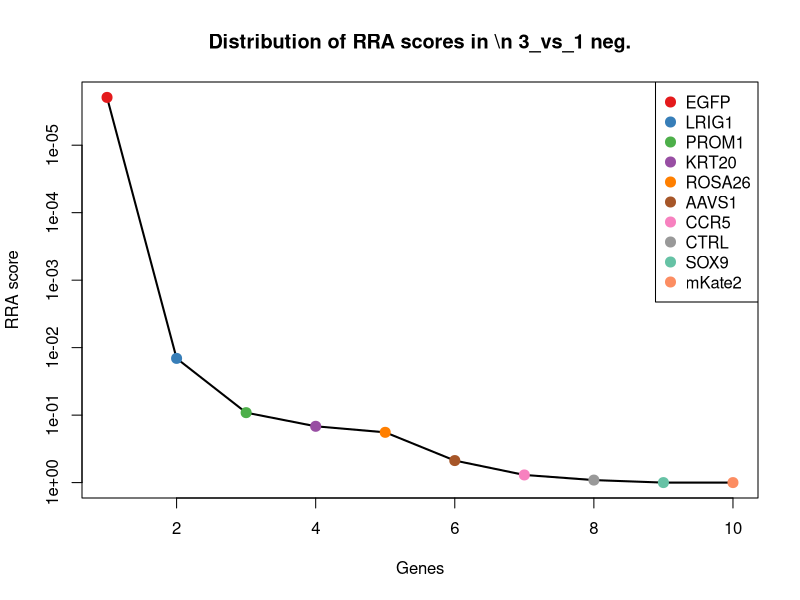
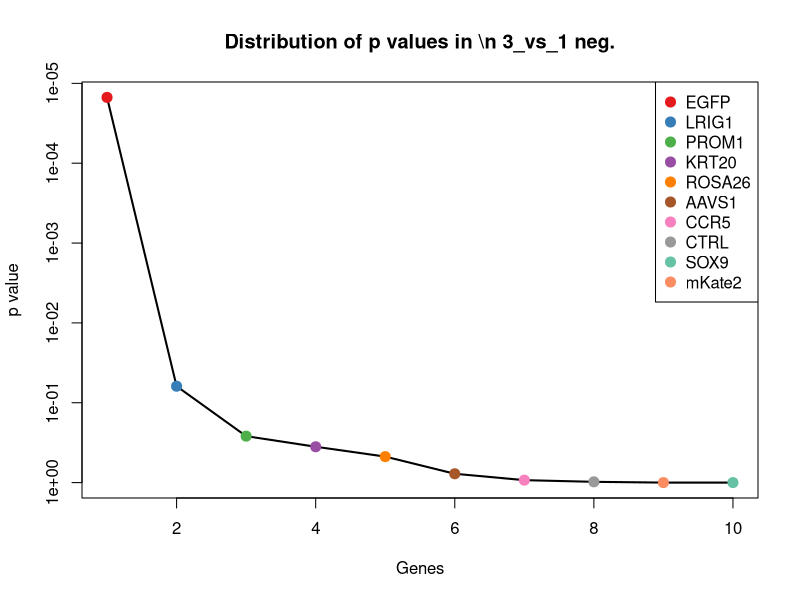
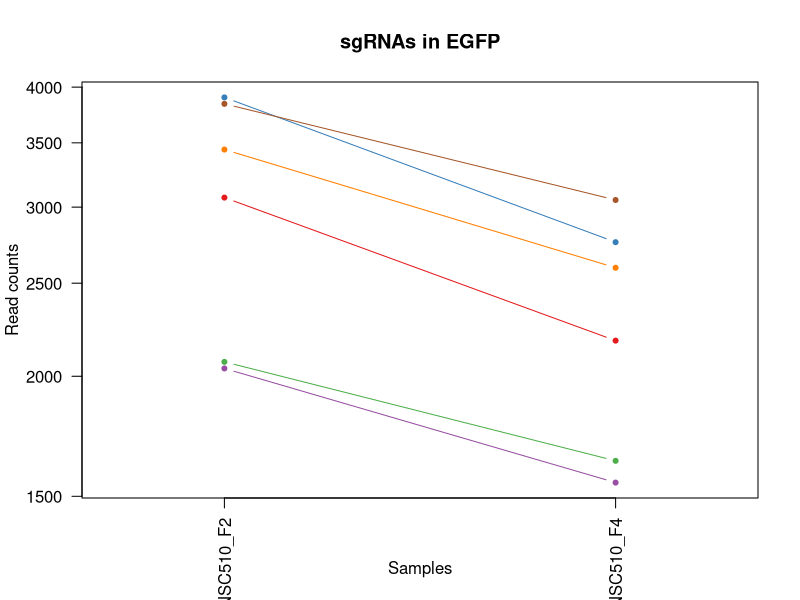
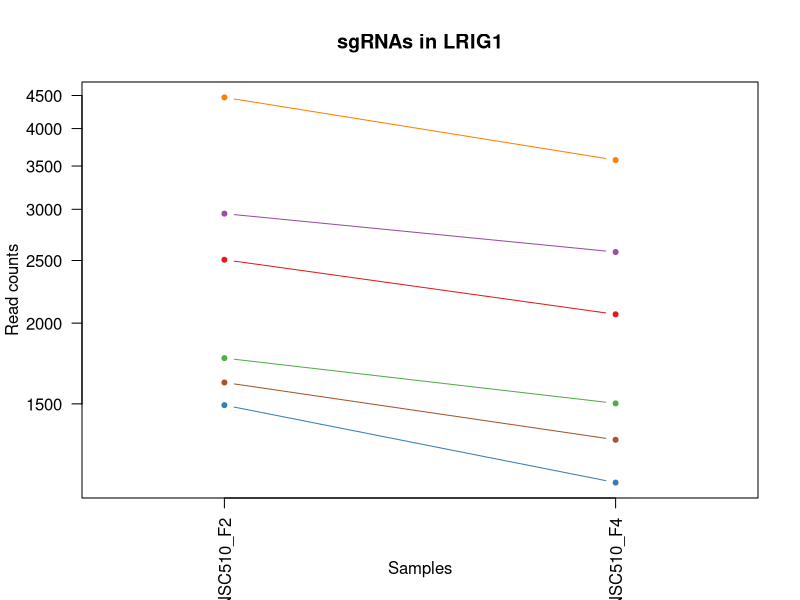
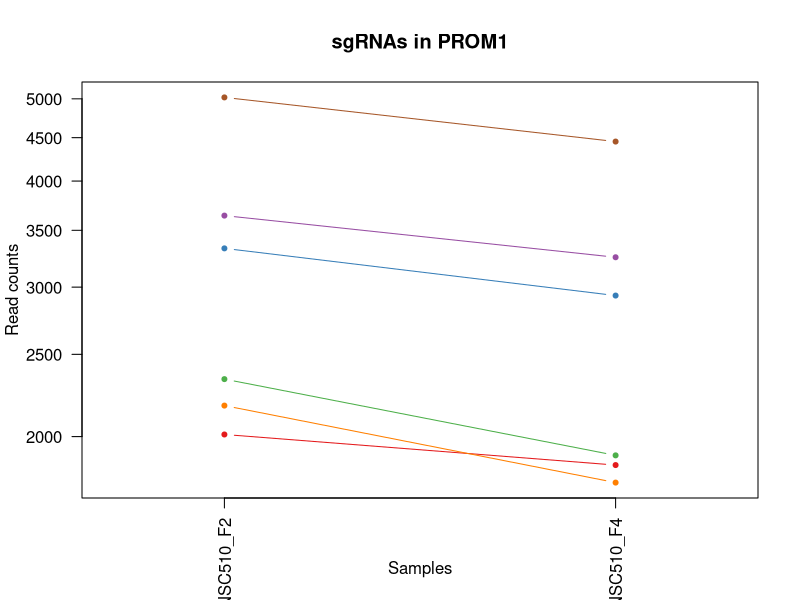
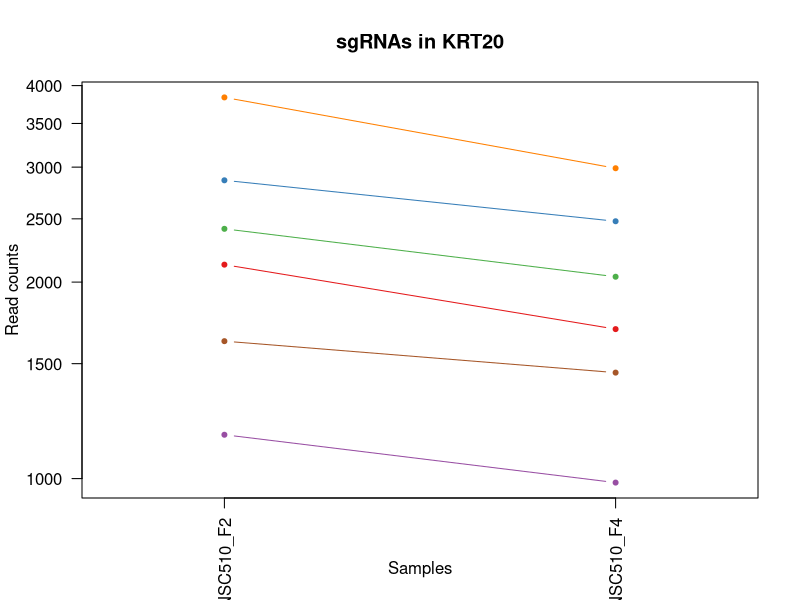
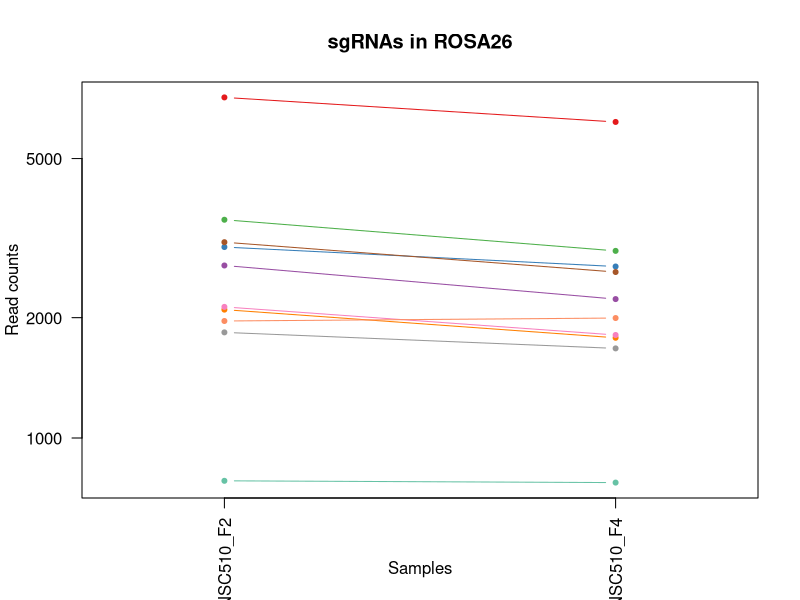
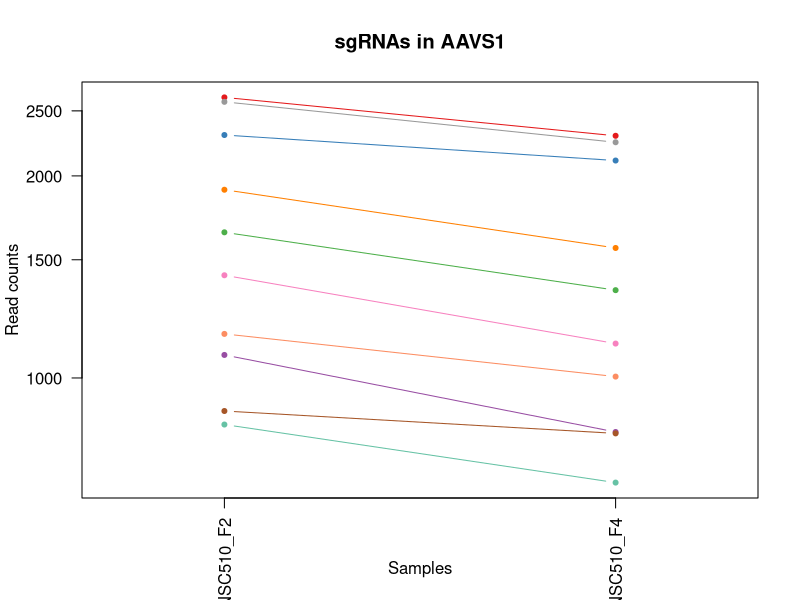

Here is the R script that generated these plots, in order: (Note: this script raises an error after producing the figures.)
pdf(file='S10A_c1_t3.pdf',width=4.5,height=4.5);
gstable=read.table('S10A_c1_t3.gene_summary.txt',header=T)
# 
#
# parameters
# Do not modify the variables beginning with "__"

# gstablename='__GENE_SUMMARY_FILE__'
startindex=3
# outputfile='__OUTPUT_FILE__'
targetgenelist=c("EGFP","LRIG1","PROM1","KRT20","ROSA26","AAVS1","CCR5","CTRL","SOX9","mKate2")
# samplelabel=sub('.\\w+.\\w+$','',colnames(gstable)[startindex]);
samplelabel='3_vs_1 neg.'


# You need to write some codes in front of this code:
# gstable=read.table(gstablename,header=T)
# pdf(file=outputfile,width=6,height=6)


# set up color using RColorBrewer
#library(RColorBrewer)
#colors <- brewer.pal(length(targetgenelist), "Set1")

colors=c( "#E41A1C", "#377EB8", "#4DAF4A", "#984EA3", "#FF7F00",  "#A65628", "#F781BF",
          "#999999", "#66C2A5", "#FC8D62", "#8DA0CB", "#E78AC3", "#A6D854", "#FFD92F", "#E5C494", "#B3B3B3", 
          "#8DD3C7", "#FFFFB3", "#BEBADA", "#FB8072", "#80B1D3", "#FDB462", "#B3DE69", "#FCCDE5",
          "#D9D9D9", "#BC80BD", "#CCEBC5", "#FFED6F")

######
# function definition

plotrankedvalues<-function(val, tglist, ...){
  
  plot(val,log='y',ylim=c(max(val),min(val)),type='l',lwd=2, ...)
  if(length(tglist)>0){
    for(i in 1:length(tglist)){
      targetgene=tglist[i];
      tx=which(names(val)==targetgene);ty=val[targetgene];
      points(tx,ty,col=colors[(i %% length(colors)) ],cex=2,pch=20)
      # text(tx+50,ty,targetgene,col=colors[i])
    }
    legend('topright',tglist,pch=20,pt.cex = 2,cex=1,col=colors)
  }
}



plotrandvalues<-function(val,targetgenelist, ...){
  # choose the one with the best distance distribution
  
  mindiffvalue=0;
  randval=val;
  for(i in 1:20){
    randval0=sample(val)
    vindex=sort(which(names(randval0) %in% targetgenelist))
    if(max(vindex)>0.9*length(val)){
      # print('pass...')
      next;
    }
    mindiffind=min(diff(vindex));
    if (mindiffind > mindiffvalue){
      mindiffvalue=mindiffind;
      randval=randval0;
      # print(paste('Diff: ',mindiffvalue))
    }
  }
  plot(randval,log='y',ylim=c(max(randval),min(randval)),pch=20,col='grey', ...)
  
  if(length(targetgenelist)>0){
    for(i in 1:length(targetgenelist)){
      targetgene=targetgenelist[i];
      tx=which(names(randval)==targetgene);ty=randval[targetgene];
      points(tx,ty,col=colors[(i %% length(colors)) ],cex=2,pch=20)
      text(tx+50,ty,targetgene,col=colors[i])
    }
  }
  
}




# set.seed(1235)



pvec=gstable[,startindex]
names(pvec)=gstable[,'id']
pvec=sort(pvec);

plotrankedvalues(pvec,targetgenelist,xlab='Genes',ylab='RRA score',main=paste('Distribution of RRA scores in \\n',samplelabel))

# plotrandvalues(pvec,targetgenelist,xlab='Genes',ylab='RRA score',main=paste('Distribution of RRA scores in \\n',samplelabel))


pvec=gstable[,startindex+1]
names(pvec)=gstable[,'id']
pvec=sort(pvec);

plotrankedvalues(pvec,targetgenelist,xlab='Genes',ylab='p value',main=paste('Distribution of p values in \\n',samplelabel))

# plotrandvalues(pvec,targetgenelist,xlab='Genes',ylab='p value',main=paste('Distribution of p values in \\n',samplelabel))



# you need to write after this code:
# dev.off()






# parameters
# Do not modify the variables beginning with "__"
targetmat=list(c(3068.4577335695476,2177.4194810963972),c(3901.628540144189,2757.340186814902),c(2069.260180605792,1632.076670948842),c(2036.864717895721,1549.089721578562),c(3443.030271154745,2593.3421678212535),c(3841.8994057724954,3050.7583292312497))
targetgene="EGFP"
collabel=c("S74_MNSC510_F2","S76_MNSC510_F4")

# set up color using RColorBrewer
#library(RColorBrewer)
#colors <- brewer.pal(length(targetgenelist), "Set1")

colors=c( "#E41A1C", "#377EB8", "#4DAF4A", "#984EA3", "#FF7F00",  "#A65628", "#F781BF",
          "#999999", "#66C2A5", "#FC8D62", "#8DA0CB", "#E78AC3", "#A6D854", "#FFD92F", "#E5C494", "#B3B3B3", 
          "#8DD3C7", "#FFFFB3", "#BEBADA", "#FB8072", "#80B1D3", "#FDB462", "#B3DE69", "#FCCDE5",
          "#D9D9D9", "#BC80BD", "#CCEBC5", "#FFED6F")


## code

targetmatvec=unlist(targetmat)+1
yrange=range(targetmatvec[targetmatvec>0]);
# yrange[1]=1; # set the minimum value to 1
for(i in 1:length(targetmat)){
  vali=targetmat[[i]]+1;
  if(i==1){
    plot(1:length(vali),vali,type='b',las=1,pch=20,main=paste('sgRNAs in',targetgene),ylab='Read counts',xlab='Samples',xlim=c(0.7,length(vali)+0.3),ylim = yrange,col=colors[(i %% length(colors))],xaxt='n',log='y')
    axis(1,at=1:length(vali),labels=(collabel),las=2)
    # lines(0:100,rep(1,101),col='black');
  }else{
    lines(1:length(vali),vali,type='b',pch=20,col=colors[(i %% length(colors))])
  }
}




# parameters
# Do not modify the variables beginning with "__"
targetmat=list(c(2505.586568982062,2062.818455775534),c(1492.2160010826503,1132.17909498025),c(1764.5403594891857,1501.6686076526876),c(2953.0488976649194,2575.5592500990506),c(4468.549137570433,3574.366462162779),c(1617.748419084176,1318.8997310633802))
targetgene="LRIG1"
collabel=c("S74_MNSC510_F2","S76_MNSC510_F4")

# set up color using RColorBrewer
#library(RColorBrewer)
#colors <- brewer.pal(length(targetgenelist), "Set1")

colors=c( "#E41A1C", "#377EB8", "#4DAF4A", "#984EA3", "#FF7F00",  "#A65628", "#F781BF",
          "#999999", "#66C2A5", "#FC8D62", "#8DA0CB", "#E78AC3", "#A6D854", "#FFD92F", "#E5C494", "#B3B3B3", 
          "#8DD3C7", "#FFFFB3", "#BEBADA", "#FB8072", "#80B1D3", "#FDB462", "#B3DE69", "#FCCDE5",
          "#D9D9D9", "#BC80BD", "#CCEBC5", "#FFED6F")


## code

targetmatvec=unlist(targetmat)+1
yrange=range(targetmatvec[targetmatvec>0]);
# yrange[1]=1; # set the minimum value to 1
for(i in 1:length(targetmat)){
  vali=targetmat[[i]]+1;
  if(i==1){
    plot(1:length(vali),vali,type='b',las=1,pch=20,main=paste('sgRNAs in',targetgene),ylab='Read counts',xlab='Samples',xlim=c(0.7,length(vali)+0.3),ylim = yrange,col=colors[(i %% length(colors))],xaxt='n',log='y')
    axis(1,at=1:length(vali),labels=(collabel),las=2)
    # lines(0:100,rep(1,101),col='black');
  }else{
    lines(1:length(vali),vali,type='b',pch=20,col=colors[(i %% length(colors))])
  }
}




# parameters
# Do not modify the variables beginning with "__"
targetmat=list(c(2010.5434044437882,1850.4113829825553),c(3331.6708680888755,2931.217604543108),c(2336.522747963879,1899.808376655341),c(3641.4524802539304,3252.2980634162154),c(2174.5454344135233,1764.460613991908),c(5018.259645431953,4451.657069791454))
targetgene="PROM1"
collabel=c("S74_MNSC510_F2","S76_MNSC510_F4")

# set up color using RColorBrewer
#library(RColorBrewer)
#colors <- brewer.pal(length(targetgenelist), "Set1")

colors=c( "#E41A1C", "#377EB8", "#4DAF4A", "#984EA3", "#FF7F00",  "#A65628", "#F781BF",
          "#999999", "#66C2A5", "#FC8D62", "#8DA0CB", "#E78AC3", "#A6D854", "#FFD92F", "#E5C494", "#B3B3B3", 
          "#8DD3C7", "#FFFFB3", "#BEBADA", "#FB8072", "#80B1D3", "#FDB462", "#B3DE69", "#FCCDE5",
          "#D9D9D9", "#BC80BD", "#CCEBC5", "#FFED6F")


## code

targetmatvec=unlist(targetmat)+1
yrange=range(targetmatvec[targetmatvec>0]);
# yrange[1]=1; # set the minimum value to 1
for(i in 1:length(targetmat)){
  vali=targetmat[[i]]+1;
  if(i==1){
    plot(1:length(vali),vali,type='b',las=1,pch=20,main=paste('sgRNAs in',targetgene),ylab='Read counts',xlab='Samples',xlim=c(0.7,length(vali)+0.3),ylim = yrange,col=colors[(i %% length(colors))],xaxt='n',log='y')
    axis(1,at=1:length(vali),labels=(collabel),las=2)
    # lines(0:100,rep(1,101),col='black');
  }else{
    lines(1:length(vali),vali,type='b',pch=20,col=colors[(i %% length(colors))])
  }
}




# parameters
# Do not modify the variables beginning with "__"
targetmat=list(c(2125.9522403484166,1693.3289431030964),c(2862.949017002534,2477.7532026269346),c(2412.4496136906077,2037.1320190656854),c(1166.23665756256,984.9760538353484),c(3835.825256514357,2987.530177330084),c(1622.8102101326247,1452.2716139799018))
targetgene="KRT20"
collabel=c("S74_MNSC510_F2","S76_MNSC510_F4")

# set up color using RColorBrewer
#library(RColorBrewer)
#colors <- brewer.pal(length(targetgenelist), "Set1")

colors=c( "#E41A1C", "#377EB8", "#4DAF4A", "#984EA3", "#FF7F00",  "#A65628", "#F781BF",
          "#999999", "#66C2A5", "#FC8D62", "#8DA0CB", "#E78AC3", "#A6D854", "#FFD92F", "#E5C494", "#B3B3B3", 
          "#8DD3C7", "#FFFFB3", "#BEBADA", "#FB8072", "#80B1D3", "#FDB462", "#B3DE69", "#FCCDE5",
          "#D9D9D9", "#BC80BD", "#CCEBC5", "#FFED6F")


## code

targetmatvec=unlist(targetmat)+1
yrange=range(targetmatvec[targetmatvec>0]);
# yrange[1]=1; # set the minimum value to 1
for(i in 1:length(targetmat)){
  vali=targetmat[[i]]+1;
  if(i==1){
    plot(1:length(vali),vali,type='b',las=1,pch=20,main=paste('sgRNAs in',targetgene),ylab='Read counts',xlab='Samples',xlim=c(0.7,length(vali)+0.3),ylim = yrange,col=colors[(i %% length(colors))],xaxt='n',log='y')
    axis(1,at=1:length(vali),labels=(collabel),las=2)
    # lines(0:100,rep(1,101),col='black');
  }else{
    lines(1:length(vali),vali,type='b',pch=20,col=colors[(i %% length(colors))])
  }
}




# parameters
# Do not modify the variables beginning with "__"
targetmat=list(c(7109.791706650918,6172.648329351311),c(3002.654449939716,2684.2326361791793),c(3513.8953458330257,2937.1452437838425),c(2699.959345242489,2224.8405950222714),c(2093.5567776383455,1780.2676519671993),c(3087.6925395536523,2600.2577469354433),c(2126.964598558106,1808.9179082974151),c(1836.4177923771558,1674.558085507438),c(780.5281796707758,772.5689810423695),c(1960.9378521689916,1994.6506045070896))
targetgene="ROSA26"
collabel=c("S74_MNSC510_F2","S76_MNSC510_F4")

# set up color using RColorBrewer
#library(RColorBrewer)
#colors <- brewer.pal(length(targetgenelist), "Set1")

colors=c( "#E41A1C", "#377EB8", "#4DAF4A", "#984EA3", "#FF7F00",  "#A65628", "#F781BF",
          "#999999", "#66C2A5", "#FC8D62", "#8DA0CB", "#E78AC3", "#A6D854", "#FFD92F", "#E5C494", "#B3B3B3", 
          "#8DD3C7", "#FFFFB3", "#BEBADA", "#FB8072", "#80B1D3", "#FDB462", "#B3DE69", "#FCCDE5",
          "#D9D9D9", "#BC80BD", "#CCEBC5", "#FFED6F")


## code

targetmatvec=unlist(targetmat)+1
yrange=range(targetmatvec[targetmatvec>0]);
# yrange[1]=1; # set the minimum value to 1
for(i in 1:length(targetmat)){
  vali=targetmat[[i]]+1;
  if(i==1){
    plot(1:length(vali),vali,type='b',las=1,pch=20,main=paste('sgRNAs in',targetgene),ylab='Read counts',xlab='Samples',xlim=c(0.7,length(vali)+0.3),ylim = yrange,col=colors[(i %% length(colors))],xaxt='n',log='y')
    axis(1,at=1:length(vali),labels=(collabel),las=2)
    # lines(0:100,rep(1,101),col='black');
  }else{
    lines(1:length(vali),vali,type='b',pch=20,col=colors[(i %% length(colors))])
  }
}




# parameters
# Do not modify the variables beginning with "__"
targetmat=list(c(2616.9459720479317,2293.9963861641713),c(2300.0778524150487,2107.275750081041),c(1647.106807165178,1350.513807013963),c(1081.1985679486231,829.869493702801),c(1906.2705088457467,1560.9450000600305),c(891.8875827366452,825.9177342089782),c(1421.3509264043698,1124.2755759926042),c(2577.4640018700325,2243.61145261793),c(851.3932543490563,697.4855506597352),c(1162.187224723801,1003.746911431007))
targetgene="AAVS1"
collabel=c("S74_MNSC510_F2","S76_MNSC510_F4")

# set up color using RColorBrewer
#library(RColorBrewer)
#colors <- brewer.pal(length(targetgenelist), "Set1")

colors=c( "#E41A1C", "#377EB8", "#4DAF4A", "#984EA3", "#FF7F00",  "#A65628", "#F781BF",
          "#999999", "#66C2A5", "#FC8D62", "#8DA0CB", "#E78AC3", "#A6D854", "#FFD92F", "#E5C494", "#B3B3B3", 
          "#8DD3C7", "#FFFFB3", "#BEBADA", "#FB8072", "#80B1D3", "#FDB462", "#B3DE69", "#FCCDE5",
          "#D9D9D9", "#BC80BD", "#CCEBC5", "#FFED6F")


## code

targetmatvec=unlist(targetmat)+1
yrange=range(targetmatvec[targetmatvec>0]);
# yrange[1]=1; # set the minimum value to 1
for(i in 1:length(targetmat)){
  vali=targetmat[[i]]+1;
  if(i==1){
    plot(1:length(vali),vali,type='b',las=1,pch=20,main=paste('sgRNAs in',targetgene),ylab='Read counts',xlab='Samples',xlim=c(0.7,length(vali)+0.3),ylim = yrange,col=colors[(i %% length(colors))],xaxt='n',log='y')
    axis(1,at=1:length(vali),labels=(collabel),las=2)
    # lines(0:100,rep(1,101),col='black');
  }else{
    lines(1:length(vali),vali,type='b',pch=20,col=colors[(i %% length(colors))])
  }
}




# parameters
# Do not modify the variables beginning with "__"
targetmat=list(c(1364.6588666617454,1328.7791297979375),c(2490.4011958367164,2071.7099146366354),c(1388.9554636942987,1236.9007215665558),c(1049.8154634482419,963.2413766193226),c(1743.2808370857015,1522.4153449952576),c(1664.3168967299032,1299.140933594266),c(3328.6337934598064,3118.926180499694),c(2062.1736731379638,1952.169189948494),c(1249.2500307571172,1112.4202975111357),c(1837.4301505868457,1562.920879806942))
targetgene="CCR5"
collabel=c("S74_MNSC510_F2","S76_MNSC510_F4")

# set up color using RColorBrewer
#library(RColorBrewer)
#colors <- brewer.pal(length(targetgenelist), "Set1")

colors=c( "#E41A1C", "#377EB8", "#4DAF4A", "#984EA3", "#FF7F00",  "#A65628", "#F781BF",
          "#999999", "#66C2A5", "#FC8D62", "#8DA0CB", "#E78AC3", "#A6D854", "#FFD92F", "#E5C494", "#B3B3B3", 
          "#8DD3C7", "#FFFFB3", "#BEBADA", "#FB8072", "#80B1D3", "#FDB462", "#B3DE69", "#FCCDE5",
          "#D9D9D9", "#BC80BD", "#CCEBC5", "#FFED6F")


## code

targetmatvec=unlist(targetmat)+1
yrange=range(targetmatvec[targetmatvec>0]);
# yrange[1]=1; # set the minimum value to 1
for(i in 1:length(targetmat)){
  vali=targetmat[[i]]+1;
  if(i==1){
    plot(1:length(vali),vali,type='b',las=1,pch=20,main=paste('sgRNAs in',targetgene),ylab='Read counts',xlab='Samples',xlim=c(0.7,length(vali)+0.3),ylim = yrange,col=colors[(i %% length(colors))],xaxt='n',log='y')
    axis(1,at=1:length(vali),labels=(collabel),las=2)
    # lines(0:100,rep(1,101),col='black');
  }else{
    lines(1:length(vali),vali,type='b',pch=20,col=colors[(i %% length(colors))])
  }
}




# parameters
# Do not modify the variables beginning with "__"
targetmat=list(c(2019.6546283309956,1734.8224177882364),c(1932.5918222976795,1675.5460253808935),c(5966.8392879112225,5549.2582692007545),c(1052.852538077311,945.4584588971197),c(2054.074807460446,1773.3520728530093),c(3523.006569720233,3176.2266931601253),c(2367.90585246426,1952.169189948494),c(2340.5721808026374,1992.6747247601782),c(2044.9635835732388,1827.6887658930737),c(3347.868599443911,2983.578417836261))
targetgene="CTRL"
collabel=c("S74_MNSC510_F2","S76_MNSC510_F4")

# set up color using RColorBrewer
#library(RColorBrewer)
#colors <- brewer.pal(length(targetgenelist), "Set1")

colors=c( "#E41A1C", "#377EB8", "#4DAF4A", "#984EA3", "#FF7F00",  "#A65628", "#F781BF",
          "#999999", "#66C2A5", "#FC8D62", "#8DA0CB", "#E78AC3", "#A6D854", "#FFD92F", "#E5C494", "#B3B3B3", 
          "#8DD3C7", "#FFFFB3", "#BEBADA", "#FB8072", "#80B1D3", "#FDB462", "#B3DE69", "#FCCDE5",
          "#D9D9D9", "#BC80BD", "#CCEBC5", "#FFED6F")


## code

targetmatvec=unlist(targetmat)+1
yrange=range(targetmatvec[targetmatvec>0]);
# yrange[1]=1; # set the minimum value to 1
for(i in 1:length(targetmat)){
  vali=targetmat[[i]]+1;
  if(i==1){
    plot(1:length(vali),vali,type='b',las=1,pch=20,main=paste('sgRNAs in',targetgene),ylab='Read counts',xlab='Samples',xlim=c(0.7,length(vali)+0.3),ylim = yrange,col=colors[(i %% length(colors))],xaxt='n',log='y')
    axis(1,at=1:length(vali),labels=(collabel),las=2)
    # lines(0:100,rep(1,101),col='black');
  }else{
    lines(1:length(vali),vali,type='b',pch=20,col=colors[(i %% length(colors))])
  }
}




# parameters
# Do not modify the variables beginning with "__"
targetmat=list(c(1211.7927769985974,2085.5410728650154),c(617.5385079107305,2022.3129209638498),c(607.4149258138333,1256.6595190356702),c(556.7970153293471,1420.6575380293189),c(829.1213737358825,2392.790373509743),c(2110.7668672030704,3854.9413862242022))
targetgene="SOX9"
collabel=c("S74_MNSC510_F2","S76_MNSC510_F4")

# set up color using RColorBrewer
#library(RColorBrewer)
#colors <- brewer.pal(length(targetgenelist), "Set1")

colors=c( "#E41A1C", "#377EB8", "#4DAF4A", "#984EA3", "#FF7F00",  "#A65628", "#F781BF",
          "#999999", "#66C2A5", "#FC8D62", "#8DA0CB", "#E78AC3", "#A6D854", "#FFD92F", "#E5C494", "#B3B3B3", 
          "#8DD3C7", "#FFFFB3", "#BEBADA", "#FB8072", "#80B1D3", "#FDB462", "#B3DE69", "#FCCDE5",
          "#D9D9D9", "#BC80BD", "#CCEBC5", "#FFED6F")


## code

targetmatvec=unlist(targetmat)+1
yrange=range(targetmatvec[targetmatvec>0]);
# yrange[1]=1; # set the minimum value to 1
for(i in 1:length(targetmat)){
  vali=targetmat[[i]]+1;
  if(i==1){
    plot(1:length(vali),vali,type='b',las=1,pch=20,main=paste('sgRNAs in',targetgene),ylab='Read counts',xlab='Samples',xlim=c(0.7,length(vali)+0.3),ylim = yrange,col=colors[(i %% length(colors))],xaxt='n',log='y')
    axis(1,at=1:length(vali),labels=(collabel),las=2)
    # lines(0:100,rep(1,101),col='black');
  }else{
    lines(1:length(vali),vali,type='b',pch=20,col=colors[(i %% length(colors))])
  }
}




# parameters
# Do not modify the variables beginning with "__"
targetmat=list(c(359.38716443985135,2757.340186814902),c(460.6229854088236,3446.9222184869914),c(416.0792241824758,3017.168373533755),c(1055.8896127063801,2400.693892497389),c(449.4870451022366,2632.859762759482),c(698.5271646859082,5109.625025512961))
targetgene="mKate2"
collabel=c("S74_MNSC510_F2","S76_MNSC510_F4")

# set up color using RColorBrewer
#library(RColorBrewer)
#colors <- brewer.pal(length(targetgenelist), "Set1")

colors=c( "#E41A1C", "#377EB8", "#4DAF4A", "#984EA3", "#FF7F00",  "#A65628", "#F781BF",
          "#999999", "#66C2A5", "#FC8D62", "#8DA0CB", "#E78AC3", "#A6D854", "#FFD92F", "#E5C494", "#B3B3B3", 
          "#8DD3C7", "#FFFFB3", "#BEBADA", "#FB8072", "#80B1D3", "#FDB462", "#B3DE69", "#FCCDE5",
          "#D9D9D9", "#BC80BD", "#CCEBC5", "#FFED6F")


## code

targetmatvec=unlist(targetmat)+1
yrange=range(targetmatvec[targetmatvec>0]);
# yrange[1]=1; # set the minimum value to 1
for(i in 1:length(targetmat)){
  vali=targetmat[[i]]+1;
  if(i==1){
    plot(1:length(vali),vali,type='b',las=1,pch=20,main=paste('sgRNAs in',targetgene),ylab='Read counts',xlab='Samples',xlim=c(0.7,length(vali)+0.3),ylim = yrange,col=colors[(i %% length(colors))],xaxt='n',log='y')
    axis(1,at=1:length(vali),labels=(collabel),las=2)
    # lines(0:100,rep(1,101),col='black');
  }else{
    lines(1:length(vali),vali,type='b',pch=20,col=colors[(i %% length(colors))])
  }
}



# 
#
# parameters
# Do not modify the variables beginning with "__"

# gstablename='__GENE_SUMMARY_FILE__'
startindex=9
# outputfile='__OUTPUT_FILE__'
targetgenelist=c("mKate2","SOX9","ROSA26","PROM1","CCR5","AAVS1","KRT20","CTRL","LRIG1","EGFP")
# samplelabel=sub('.\\w+.\\w+$','',colnames(gstable)[startindex]);
samplelabel='3_vs_1 pos.'


# You need to write some codes in front of this code:
# gstable=read.table(gstablename,header=T)
# pdf(file=outputfile,width=6,height=6)


# set up color using RColorBrewer
#library(RColorBrewer)
#colors <- brewer.pal(length(targetgenelist), "Set1")

colors=c( "#E41A1C", "#377EB8", "#4DAF4A", "#984EA3", "#FF7F00",  "#A65628", "#F781BF",
          "#999999", "#66C2A5", "#FC8D62", "#8DA0CB", "#E78AC3", "#A6D854", "#FFD92F", "#E5C494", "#B3B3B3", 
          "#8DD3C7", "#FFFFB3", "#BEBADA", "#FB8072", "#80B1D3", "#FDB462", "#B3DE69", "#FCCDE5",
          "#D9D9D9", "#BC80BD", "#CCEBC5", "#FFED6F")

######
# function definition

plotrankedvalues<-function(val, tglist, ...){
  
  plot(val,log='y',ylim=c(max(val),min(val)),type='l',lwd=2, ...)
  if(length(tglist)>0){
    for(i in 1:length(tglist)){
      targetgene=tglist[i];
      tx=which(names(val)==targetgene);ty=val[targetgene];
      points(tx,ty,col=colors[(i %% length(colors)) ],cex=2,pch=20)
      # text(tx+50,ty,targetgene,col=colors[i])
    }
    legend('topright',tglist,pch=20,pt.cex = 2,cex=1,col=colors)
  }
}



plotrandvalues<-function(val,targetgenelist, ...){
  # choose the one with the best distance distribution
  
  mindiffvalue=0;
  randval=val;
  for(i in 1:20){
    randval0=sample(val)
    vindex=sort(which(names(randval0) %in% targetgenelist))
    if(max(vindex)>0.9*length(val)){
      # print('pass...')
      next;
    }
    mindiffind=min(diff(vindex));
    if (mindiffind > mindiffvalue){
      mindiffvalue=mindiffind;
      randval=randval0;
      # print(paste('Diff: ',mindiffvalue))
    }
  }
  plot(randval,log='y',ylim=c(max(randval),min(randval)),pch=20,col='grey', ...)
  
  if(length(targetgenelist)>0){
    for(i in 1:length(targetgenelist)){
      targetgene=targetgenelist[i];
      tx=which(names(randval)==targetgene);ty=randval[targetgene];
      points(tx,ty,col=colors[(i %% length(colors)) ],cex=2,pch=20)
      text(tx+50,ty,targetgene,col=colors[i])
    }
  }
  
}




# set.seed(1235)



pvec=gstable[,startindex]
names(pvec)=gstable[,'id']
pvec=sort(pvec);

plotrankedvalues(pvec,targetgenelist,xlab='Genes',ylab='RRA score',main=paste('Distribution of RRA scores in \\n',samplelabel))

# plotrandvalues(pvec,targetgenelist,xlab='Genes',ylab='RRA score',main=paste('Distribution of RRA scores in \\n',samplelabel))


pvec=gstable[,startindex+1]
names(pvec)=gstable[,'id']
pvec=sort(pvec);

plotrankedvalues(pvec,targetgenelist,xlab='Genes',ylab='p value',main=paste('Distribution of p values in \\n',samplelabel))

# plotrandvalues(pvec,targetgenelist,xlab='Genes',ylab='p value',main=paste('Distribution of p values in \\n',samplelabel))



# you need to write after this code:
# dev.off()






# parameters
# Do not modify the variables beginning with "__"
targetmat=list(c(359.38716443985135,2757.340186814902),c(460.6229854088236,3446.9222184869914),c(416.0792241824758,3017.168373533755),c(1055.8896127063801,2400.693892497389),c(449.4870451022366,2632.859762759482),c(698.5271646859082,5109.625025512961))
targetgene="mKate2"
collabel=c("S74_MNSC510_F2","S76_MNSC510_F4")

# set up color using RColorBrewer
#library(RColorBrewer)
#colors <- brewer.pal(length(targetgenelist), "Set1")

colors=c( "#E41A1C", "#377EB8", "#4DAF4A", "#984EA3", "#FF7F00",  "#A65628", "#F781BF",
          "#999999", "#66C2A5", "#FC8D62", "#8DA0CB", "#E78AC3", "#A6D854", "#FFD92F", "#E5C494", "#B3B3B3", 
          "#8DD3C7", "#FFFFB3", "#BEBADA", "#FB8072", "#80B1D3", "#FDB462", "#B3DE69", "#FCCDE5",
          "#D9D9D9", "#BC80BD", "#CCEBC5", "#FFED6F")


## code

targetmatvec=unlist(targetmat)+1
yrange=range(targetmatvec[targetmatvec>0]);
# yrange[1]=1; # set the minimum value to 1
for(i in 1:length(targetmat)){
  vali=targetmat[[i]]+1;
  if(i==1){
    plot(1:length(vali),vali,type='b',las=1,pch=20,main=paste('sgRNAs in',targetgene),ylab='Read counts',xlab='Samples',xlim=c(0.7,length(vali)+0.3),ylim = yrange,col=colors[(i %% length(colors))],xaxt='n',log='y')
    axis(1,at=1:length(vali),labels=(collabel),las=2)
    # lines(0:100,rep(1,101),col='black');
  }else{
    lines(1:length(vali),vali,type='b',pch=20,col=colors[(i %% length(colors))])
  }
}




# parameters
# Do not modify the variables beginning with "__"
targetmat=list(c(1211.7927769985974,2085.5410728650154),c(617.5385079107305,2022.3129209638498),c(607.4149258138333,1256.6595190356702),c(556.7970153293471,1420.6575380293189),c(829.1213737358825,2392.790373509743),c(2110.7668672030704,3854.9413862242022))
targetgene="SOX9"
collabel=c("S74_MNSC510_F2","S76_MNSC510_F4")

# set up color using RColorBrewer
#library(RColorBrewer)
#colors <- brewer.pal(length(targetgenelist), "Set1")

colors=c( "#E41A1C", "#377EB8", "#4DAF4A", "#984EA3", "#FF7F00",  "#A65628", "#F781BF",
          "#999999", "#66C2A5", "#FC8D62", "#8DA0CB", "#E78AC3", "#A6D854", "#FFD92F", "#E5C494", "#B3B3B3", 
          "#8DD3C7", "#FFFFB3", "#BEBADA", "#FB8072", "#80B1D3", "#FDB462", "#B3DE69", "#FCCDE5",
          "#D9D9D9", "#BC80BD", "#CCEBC5", "#FFED6F")


## code

targetmatvec=unlist(targetmat)+1
yrange=range(targetmatvec[targetmatvec>0]);
# yrange[1]=1; # set the minimum value to 1
for(i in 1:length(targetmat)){
  vali=targetmat[[i]]+1;
  if(i==1){
    plot(1:length(vali),vali,type='b',las=1,pch=20,main=paste('sgRNAs in',targetgene),ylab='Read counts',xlab='Samples',xlim=c(0.7,length(vali)+0.3),ylim = yrange,col=colors[(i %% length(colors))],xaxt='n',log='y')
    axis(1,at=1:length(vali),labels=(collabel),las=2)
    # lines(0:100,rep(1,101),col='black');
  }else{
    lines(1:length(vali),vali,type='b',pch=20,col=colors[(i %% length(colors))])
  }
}




# parameters
# Do not modify the variables beginning with "__"
targetmat=list(c(7109.791706650918,6172.648329351311),c(3002.654449939716,2684.2326361791793),c(3513.8953458330257,2937.1452437838425),c(2699.959345242489,2224.8405950222714),c(2093.5567776383455,1780.2676519671993),c(3087.6925395536523,2600.2577469354433),c(2126.964598558106,1808.9179082974151),c(1836.4177923771558,1674.558085507438),c(780.5281796707758,772.5689810423695),c(1960.9378521689916,1994.6506045070896))
targetgene="ROSA26"
collabel=c("S74_MNSC510_F2","S76_MNSC510_F4")

# set up color using RColorBrewer
#library(RColorBrewer)
#colors <- brewer.pal(length(targetgenelist), "Set1")

colors=c( "#E41A1C", "#377EB8", "#4DAF4A", "#984EA3", "#FF7F00",  "#A65628", "#F781BF",
          "#999999", "#66C2A5", "#FC8D62", "#8DA0CB", "#E78AC3", "#A6D854", "#FFD92F", "#E5C494", "#B3B3B3", 
          "#8DD3C7", "#FFFFB3", "#BEBADA", "#FB8072", "#80B1D3", "#FDB462", "#B3DE69", "#FCCDE5",
          "#D9D9D9", "#BC80BD", "#CCEBC5", "#FFED6F")


## code

targetmatvec=unlist(targetmat)+1
yrange=range(targetmatvec[targetmatvec>0]);
# yrange[1]=1; # set the minimum value to 1
for(i in 1:length(targetmat)){
  vali=targetmat[[i]]+1;
  if(i==1){
    plot(1:length(vali),vali,type='b',las=1,pch=20,main=paste('sgRNAs in',targetgene),ylab='Read counts',xlab='Samples',xlim=c(0.7,length(vali)+0.3),ylim = yrange,col=colors[(i %% length(colors))],xaxt='n',log='y')
    axis(1,at=1:length(vali),labels=(collabel),las=2)
    # lines(0:100,rep(1,101),col='black');
  }else{
    lines(1:length(vali),vali,type='b',pch=20,col=colors[(i %% length(colors))])
  }
}




# parameters
# Do not modify the variables beginning with "__"
targetmat=list(c(2010.5434044437882,1850.4113829825553),c(3331.6708680888755,2931.217604543108),c(2336.522747963879,1899.808376655341),c(3641.4524802539304,3252.2980634162154),c(2174.5454344135233,1764.460613991908),c(5018.259645431953,4451.657069791454))
targetgene="PROM1"
collabel=c("S74_MNSC510_F2","S76_MNSC510_F4")

# set up color using RColorBrewer
#library(RColorBrewer)
#colors <- brewer.pal(length(targetgenelist), "Set1")

colors=c( "#E41A1C", "#377EB8", "#4DAF4A", "#984EA3", "#FF7F00",  "#A65628", "#F781BF",
          "#999999", "#66C2A5", "#FC8D62", "#8DA0CB", "#E78AC3", "#A6D854", "#FFD92F", "#E5C494", "#B3B3B3", 
          "#8DD3C7", "#FFFFB3", "#BEBADA", "#FB8072", "#80B1D3", "#FDB462", "#B3DE69", "#FCCDE5",
          "#D9D9D9", "#BC80BD", "#CCEBC5", "#FFED6F")


## code

targetmatvec=unlist(targetmat)+1
yrange=range(targetmatvec[targetmatvec>0]);
# yrange[1]=1; # set the minimum value to 1
for(i in 1:length(targetmat)){
  vali=targetmat[[i]]+1;
  if(i==1){
    plot(1:length(vali),vali,type='b',las=1,pch=20,main=paste('sgRNAs in',targetgene),ylab='Read counts',xlab='Samples',xlim=c(0.7,length(vali)+0.3),ylim = yrange,col=colors[(i %% length(colors))],xaxt='n',log='y')
    axis(1,at=1:length(vali),labels=(collabel),las=2)
    # lines(0:100,rep(1,101),col='black');
  }else{
    lines(1:length(vali),vali,type='b',pch=20,col=colors[(i %% length(colors))])
  }
}




# parameters
# Do not modify the variables beginning with "__"
targetmat=list(c(1364.6588666617454,1328.7791297979375),c(2490.4011958367164,2071.7099146366354),c(1388.9554636942987,1236.9007215665558),c(1049.8154634482419,963.2413766193226),c(1743.2808370857015,1522.4153449952576),c(1664.3168967299032,1299.140933594266),c(3328.6337934598064,3118.926180499694),c(2062.1736731379638,1952.169189948494),c(1249.2500307571172,1112.4202975111357),c(1837.4301505868457,1562.920879806942))
targetgene="CCR5"
collabel=c("S74_MNSC510_F2","S76_MNSC510_F4")

# set up color using RColorBrewer
#library(RColorBrewer)
#colors <- brewer.pal(length(targetgenelist), "Set1")

colors=c( "#E41A1C", "#377EB8", "#4DAF4A", "#984EA3", "#FF7F00",  "#A65628", "#F781BF",
          "#999999", "#66C2A5", "#FC8D62", "#8DA0CB", "#E78AC3", "#A6D854", "#FFD92F", "#E5C494", "#B3B3B3", 
          "#8DD3C7", "#FFFFB3", "#BEBADA", "#FB8072", "#80B1D3", "#FDB462", "#B3DE69", "#FCCDE5",
          "#D9D9D9", "#BC80BD", "#CCEBC5", "#FFED6F")


## code

targetmatvec=unlist(targetmat)+1
yrange=range(targetmatvec[targetmatvec>0]);
# yrange[1]=1; # set the minimum value to 1
for(i in 1:length(targetmat)){
  vali=targetmat[[i]]+1;
  if(i==1){
    plot(1:length(vali),vali,type='b',las=1,pch=20,main=paste('sgRNAs in',targetgene),ylab='Read counts',xlab='Samples',xlim=c(0.7,length(vali)+0.3),ylim = yrange,col=colors[(i %% length(colors))],xaxt='n',log='y')
    axis(1,at=1:length(vali),labels=(collabel),las=2)
    # lines(0:100,rep(1,101),col='black');
  }else{
    lines(1:length(vali),vali,type='b',pch=20,col=colors[(i %% length(colors))])
  }
}




# parameters
# Do not modify the variables beginning with "__"
targetmat=list(c(2616.9459720479317,2293.9963861641713),c(2300.0778524150487,2107.275750081041),c(1647.106807165178,1350.513807013963),c(1081.1985679486231,829.869493702801),c(1906.2705088457467,1560.9450000600305),c(891.8875827366452,825.9177342089782),c(1421.3509264043698,1124.2755759926042),c(2577.4640018700325,2243.61145261793),c(851.3932543490563,697.4855506597352),c(1162.187224723801,1003.746911431007))
targetgene="AAVS1"
collabel=c("S74_MNSC510_F2","S76_MNSC510_F4")

# set up color using RColorBrewer
#library(RColorBrewer)
#colors <- brewer.pal(length(targetgenelist), "Set1")

colors=c( "#E41A1C", "#377EB8", "#4DAF4A", "#984EA3", "#FF7F00",  "#A65628", "#F781BF",
          "#999999", "#66C2A5", "#FC8D62", "#8DA0CB", "#E78AC3", "#A6D854", "#FFD92F", "#E5C494", "#B3B3B3", 
          "#8DD3C7", "#FFFFB3", "#BEBADA", "#FB8072", "#80B1D3", "#FDB462", "#B3DE69", "#FCCDE5",
          "#D9D9D9", "#BC80BD", "#CCEBC5", "#FFED6F")


## code

targetmatvec=unlist(targetmat)+1
yrange=range(targetmatvec[targetmatvec>0]);
# yrange[1]=1; # set the minimum value to 1
for(i in 1:length(targetmat)){
  vali=targetmat[[i]]+1;
  if(i==1){
    plot(1:length(vali),vali,type='b',las=1,pch=20,main=paste('sgRNAs in',targetgene),ylab='Read counts',xlab='Samples',xlim=c(0.7,length(vali)+0.3),ylim = yrange,col=colors[(i %% length(colors))],xaxt='n',log='y')
    axis(1,at=1:length(vali),labels=(collabel),las=2)
    # lines(0:100,rep(1,101),col='black');
  }else{
    lines(1:length(vali),vali,type='b',pch=20,col=colors[(i %% length(colors))])
  }
}




# parameters
# Do not modify the variables beginning with "__"
targetmat=list(c(2125.9522403484166,1693.3289431030964),c(2862.949017002534,2477.7532026269346),c(2412.4496136906077,2037.1320190656854),c(1166.23665756256,984.9760538353484),c(3835.825256514357,2987.530177330084),c(1622.8102101326247,1452.2716139799018))
targetgene="KRT20"
collabel=c("S74_MNSC510_F2","S76_MNSC510_F4")

# set up color using RColorBrewer
#library(RColorBrewer)
#colors <- brewer.pal(length(targetgenelist), "Set1")

colors=c( "#E41A1C", "#377EB8", "#4DAF4A", "#984EA3", "#FF7F00",  "#A65628", "#F781BF",
          "#999999", "#66C2A5", "#FC8D62", "#8DA0CB", "#E78AC3", "#A6D854", "#FFD92F", "#E5C494", "#B3B3B3", 
          "#8DD3C7", "#FFFFB3", "#BEBADA", "#FB8072", "#80B1D3", "#FDB462", "#B3DE69", "#FCCDE5",
          "#D9D9D9", "#BC80BD", "#CCEBC5", "#FFED6F")


## code

targetmatvec=unlist(targetmat)+1
yrange=range(targetmatvec[targetmatvec>0]);
# yrange[1]=1; # set the minimum value to 1
for(i in 1:length(targetmat)){
  vali=targetmat[[i]]+1;
  if(i==1){
    plot(1:length(vali),vali,type='b',las=1,pch=20,main=paste('sgRNAs in',targetgene),ylab='Read counts',xlab='Samples',xlim=c(0.7,length(vali)+0.3),ylim = yrange,col=colors[(i %% length(colors))],xaxt='n',log='y')
    axis(1,at=1:length(vali),labels=(collabel),las=2)
    # lines(0:100,rep(1,101),col='black');
  }else{
    lines(1:length(vali),vali,type='b',pch=20,col=colors[(i %% length(colors))])
  }
}




# parameters
# Do not modify the variables beginning with "__"
targetmat=list(c(2019.6546283309956,1734.8224177882364),c(1932.5918222976795,1675.5460253808935),c(5966.8392879112225,5549.2582692007545),c(1052.852538077311,945.4584588971197),c(2054.074807460446,1773.3520728530093),c(3523.006569720233,3176.2266931601253),c(2367.90585246426,1952.169189948494),c(2340.5721808026374,1992.6747247601782),c(2044.9635835732388,1827.6887658930737),c(3347.868599443911,2983.578417836261))
targetgene="CTRL"
collabel=c("S74_MNSC510_F2","S76_MNSC510_F4")

# set up color using RColorBrewer
#library(RColorBrewer)
#colors <- brewer.pal(length(targetgenelist), "Set1")

colors=c( "#E41A1C", "#377EB8", "#4DAF4A", "#984EA3", "#FF7F00",  "#A65628", "#F781BF",
          "#999999", "#66C2A5", "#FC8D62", "#8DA0CB", "#E78AC3", "#A6D854", "#FFD92F", "#E5C494", "#B3B3B3", 
          "#8DD3C7", "#FFFFB3", "#BEBADA", "#FB8072", "#80B1D3", "#FDB462", "#B3DE69", "#FCCDE5",
          "#D9D9D9", "#BC80BD", "#CCEBC5", "#FFED6F")


## code

targetmatvec=unlist(targetmat)+1
yrange=range(targetmatvec[targetmatvec>0]);
# yrange[1]=1; # set the minimum value to 1
for(i in 1:length(targetmat)){
  vali=targetmat[[i]]+1;
  if(i==1){
    plot(1:length(vali),vali,type='b',las=1,pch=20,main=paste('sgRNAs in',targetgene),ylab='Read counts',xlab='Samples',xlim=c(0.7,length(vali)+0.3),ylim = yrange,col=colors[(i %% length(colors))],xaxt='n',log='y')
    axis(1,at=1:length(vali),labels=(collabel),las=2)
    # lines(0:100,rep(1,101),col='black');
  }else{
    lines(1:length(vali),vali,type='b',pch=20,col=colors[(i %% length(colors))])
  }
}




# parameters
# Do not modify the variables beginning with "__"
targetmat=list(c(2505.586568982062,2062.818455775534),c(1492.2160010826503,1132.17909498025),c(1764.5403594891857,1501.6686076526876),c(2953.0488976649194,2575.5592500990506),c(4468.549137570433,3574.366462162779),c(1617.748419084176,1318.8997310633802))
targetgene="LRIG1"
collabel=c("S74_MNSC510_F2","S76_MNSC510_F4")

# set up color using RColorBrewer
#library(RColorBrewer)
#colors <- brewer.pal(length(targetgenelist), "Set1")

colors=c( "#E41A1C", "#377EB8", "#4DAF4A", "#984EA3", "#FF7F00",  "#A65628", "#F781BF",
          "#999999", "#66C2A5", "#FC8D62", "#8DA0CB", "#E78AC3", "#A6D854", "#FFD92F", "#E5C494", "#B3B3B3", 
          "#8DD3C7", "#FFFFB3", "#BEBADA", "#FB8072", "#80B1D3", "#FDB462", "#B3DE69", "#FCCDE5",
          "#D9D9D9", "#BC80BD", "#CCEBC5", "#FFED6F")


## code

targetmatvec=unlist(targetmat)+1
yrange=range(targetmatvec[targetmatvec>0]);
# yrange[1]=1; # set the minimum value to 1
for(i in 1:length(targetmat)){
  vali=targetmat[[i]]+1;
  if(i==1){
    plot(1:length(vali),vali,type='b',las=1,pch=20,main=paste('sgRNAs in',targetgene),ylab='Read counts',xlab='Samples',xlim=c(0.7,length(vali)+0.3),ylim = yrange,col=colors[(i %% length(colors))],xaxt='n',log='y')
    axis(1,at=1:length(vali),labels=(collabel),las=2)
    # lines(0:100,rep(1,101),col='black');
  }else{
    lines(1:length(vali),vali,type='b',pch=20,col=colors[(i %% length(colors))])
  }
}




# parameters
# Do not modify the variables beginning with "__"
targetmat=list(c(3068.4577335695476,2177.4194810963972),c(3901.628540144189,2757.340186814902),c(2069.260180605792,1632.076670948842),c(2036.864717895721,1549.089721578562),c(3443.030271154745,2593.3421678212535),c(3841.8994057724954,3050.7583292312497))
targetgene="EGFP"
collabel=c("S74_MNSC510_F2","S76_MNSC510_F4")

# set up color using RColorBrewer
#library(RColorBrewer)
#colors <- brewer.pal(length(targetgenelist), "Set1")

colors=c( "#E41A1C", "#377EB8", "#4DAF4A", "#984EA3", "#FF7F00",  "#A65628", "#F781BF",
          "#999999", "#66C2A5", "#FC8D62", "#8DA0CB", "#E78AC3", "#A6D854", "#FFD92F", "#E5C494", "#B3B3B3", 
          "#8DD3C7", "#FFFFB3", "#BEBADA", "#FB8072", "#80B1D3", "#FDB462", "#B3DE69", "#FCCDE5",
          "#D9D9D9", "#BC80BD", "#CCEBC5", "#FFED6F")


## code

targetmatvec=unlist(targetmat)+1
yrange=range(targetmatvec[targetmatvec>0]);
# yrange[1]=1; # set the minimum value to 1
for(i in 1:length(targetmat)){
  vali=targetmat[[i]]+1;
  if(i==1){
    plot(1:length(vali),vali,type='b',las=1,pch=20,main=paste('sgRNAs in',targetgene),ylab='Read counts',xlab='Samples',xlim=c(0.7,length(vali)+0.3),ylim = yrange,col=colors[(i %% length(colors))],xaxt='n',log='y')
    axis(1,at=1:length(vali),labels=(collabel),las=2)
    # lines(0:100,rep(1,101),col='black');
  }else{
    lines(1:length(vali),vali,type='b',pch=20,col=colors[(i %% length(colors))])
  }
}



dev.off()
Sweave("S10A_c1_t3_summary.Rnw");
library(tools);

texi2dvi("S10A_c1_t3_summary.tex",pdf=TRUE);
